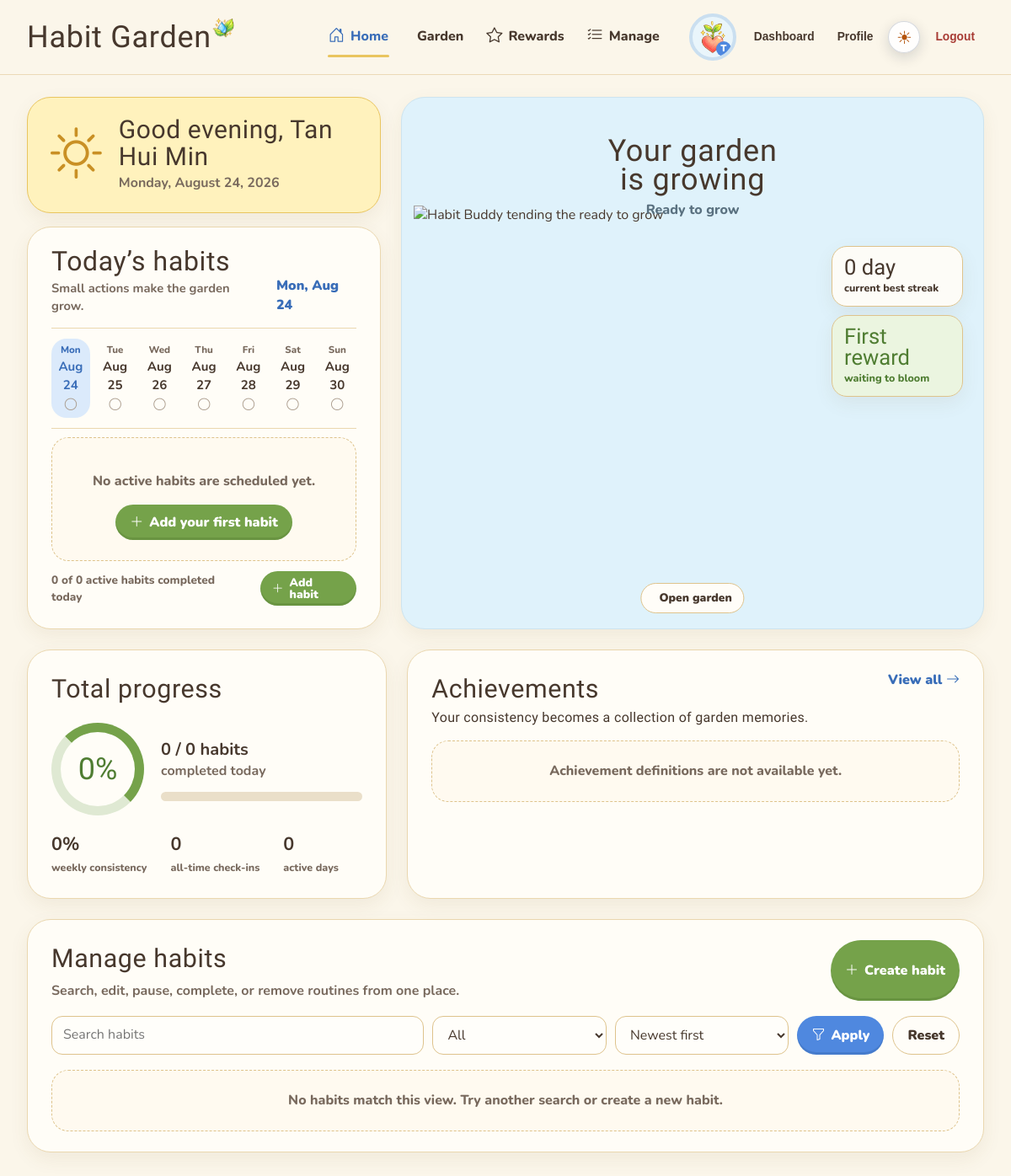
/modules/habit/index.php (signed in), run on an earlier commit of the app's database.
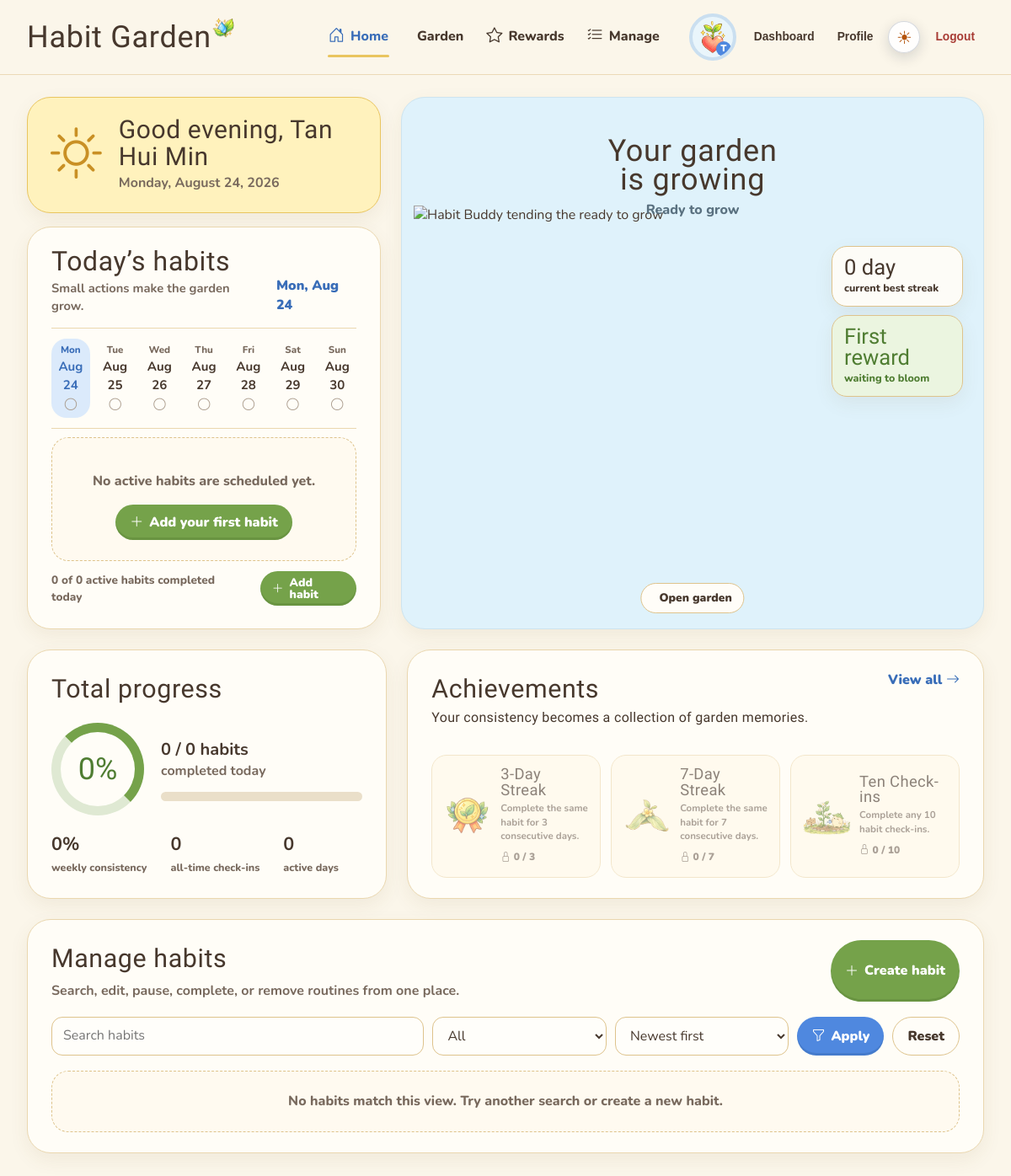
And on a later commit of the database.
### tables this page shows
CREATE TABLE `badge_types` (
  `badge_type_id` int(11) NOT NULL,
  `reward_code` varchar(50) NOT NULL,
  `reward_name` varchar(100) NOT NULL,
  `reward_description` varchar(255) NOT NULL,
  `requirement` int(10) UNSIGNED NOT NULL,
  `tree_tier` tinyint(3) UNSIGNED NOT NULL DEFAULT 1,
  `reward_type` enum('Badge','Decoration') NOT NULL,
  `slot` enum('Hat','Glasses','Clothes','Shoes','Background') DEFAULT NULL,
  `reward_asset` varchar(255) DEFAULT NULL
);

### includes/session_check.php (called while the page is built, shortened)
<?php
$logged_in_user_id = $_SESSION['user_id'];
?>

### modules/habit/habit_model.php (called while the page is built, shortened)
<?php
function habit_get_habits_by_user(
    mysqli $conn,
    int $userId,
    string $keyword = '',
    string $status = 'All',
    string $sort = 'newest'
): array {
    $allowedStatuses = ['All', 'Active', 'Paused', 'Completed', 'Archived'];
    $status = in_array($status, $allowedStatuses, true) ? $status : 'All';
    $orderSql = match ($sort) {
        'oldest' => 'h.created_at ASC, h.habit_id ASC',
        'az' => 'h.habit_name ASC, h.habit_id DESC',
        default => 'h.created_at DESC, h.habit_id DESC',
    };
    $sql = "SELECT
                h.habit_id,
                h.user_id,
                h.category_id,
                h.habit_name,
                h.habit_description,
                h.target_frequency,
                h.frequency_type,
                h.start_date,
                h.status,
                h.created_at,
                c.category_name,
                c.category_icon,
                EXISTS (
                    SELECT 1
                    FROM habit_logs hl
                    WHERE hl.habit_id = h.habit_id
                      AND hl.log_date = CURDATE()
                      AND hl.completed = 1
                ) AS completed_today
            FROM habits h
            LEFT JOIN habit_categories c ON c.category_id = h.category_id
            WHERE h.user_id = ?";
    $term = '%' . $keyword . '%';
    if ($keyword !== '' && $status !== 'All') {
        $sql .= ' AND (h.habit_name LIKE ? OR COALESCE(h.habit_description, \'\') LIKE ?) AND h.status = ?';
        $stmt = mysqli_prepare($conn, $sql . ' ORDER BY ' . $orderSql);
        if (!$stmt) {
            return [];
        }
        mysqli_stmt_bind_param($stmt, 'isss', $userId, $term, $term, $status);
    } else {
        $stmt = mysqli_prepare($conn, $sql . ' ORDER BY ' . $orderSql);
        mysqli_stmt_bind_param($stmt, 'i', $userId);
    }
    mysqli_stmt_execute($stmt);
    $rows = mysqli_fetch_all(mysqli_stmt_get_result($stmt), MYSQLI_ASSOC);
    return $rows;
}
function habit_get_longest_streak(mysqli $conn, int $userId): int
{
    $habits = habit_get_habits_by_user($conn, $userId);
    $best = 0;
    return $best;
}
function habit_get_stats(mysqli $conn, int $userId): array
{
    $stmt = mysqli_prepare(
        $conn,
        "SELECT
            COUNT(CASE WHEN h.status = 'Active' THEN 1 END) AS active_habits,
            SUM(CASE WHEN h.status = 'Active' AND EXISTS (
                SELECT 1 FROM habit_logs today_log
                WHERE today_log.habit_id = h.habit_id
                  AND today_log.log_date = CURDATE()
                  AND today_log.completed = 1
            ) THEN 1 ELSE 0 END) AS completed_today,
            (SELECT COUNT(*)
             FROM habit_logs all_logs
             INNER JOIN habits all_habits ON all_habits.habit_id = all_logs.habit_id
             WHERE all_habits.user_id = ? AND all_logs.completed = 1) AS total_checkins,
            (SELECT COUNT(DISTINCT day_logs.log_date)
             FROM habit_logs day_logs
             INNER JOIN habits day_habits ON day_habits.habit_id = day_logs.habit_id
             WHERE day_habits.user_id = ? AND day_logs.completed = 1) AS unique_days,
            (SELECT COUNT(DISTINCT week_logs.log_date)
             FROM habit_logs week_logs
             INNER JOIN habits week_habits ON week_habits.habit_id = week_logs.habit_id
             WHERE week_habits.user_id = ?
               AND week_logs.completed = 1
               AND week_logs.log_date >= DATE_SUB(CURDATE(), INTERVAL 6 DAY)) AS active_week_days
         FROM habits h
         WHERE h.user_id = ?"
    );
    mysqli_stmt_bind_param($stmt, 'iiii', $userId, $userId, $userId, $userId);
    mysqli_stmt_execute($stmt);
    $row = mysqli_fetch_assoc(mysqli_stmt_get_result($stmt)) ?: [];
    $active = (int) ($row['active_habits'] ?? 0);
    $completed = (int) ($row['completed_today'] ?? 0);
    $weekDays = (int) ($row['active_week_days'] ?? 0);
    return [
        'active_habits' => $active,
        'completed_today' => $completed,
        'today_progress' => $active > 0 ? (int) round($completed / $active * 100) : 0,
        'total_checkins' => (int) ($row['total_checkins'] ?? 0),
        'unique_days' => (int) ($row['unique_days'] ?? 0),
        'active_week_days' => $weekDays,
        'weekly_consistency' => (int) round($weekDays / 7 * 100),
        'longest_streak' => habit_get_longest_streak($conn, $userId),
    ];
}
function habit_get_reward_types(mysqli $conn): array
{
    $result = mysqli_query(
        $conn,
        "SELECT * FROM badge_types WHERE reward_type = 'Badge' ORDER BY tree_tier ASC, badge_type_id ASC"
    );
    return $result ? mysqli_fetch_all($result, MYSQLI_ASSOC) : [];
}
function habit_get_user_rewards(mysqli $conn, int $userId): array
{
    $stmt = mysqli_prepare(
        $conn,
        "SELECT hb.badge_id, hb.habit_id, hb.earned_date, bt.*
         FROM habit_badges hb
         INNER JOIN badge_types bt ON bt.badge_type_id = hb.badge_type_id
         WHERE hb.user_id = ? AND bt.reward_type = 'Badge'
         ORDER BY hb.earned_date DESC, bt.tree_tier DESC"
    );
    mysqli_stmt_bind_param($stmt, 'i', $userId);
    mysqli_stmt_execute($stmt);
    $rows = mysqli_fetch_all(mysqli_stmt_get_result($stmt), MYSQLI_ASSOC);
    return $rows;
}
function habit_get_reward_states(mysqli $conn, int $userId): array
{
    $stats = habit_get_stats($conn, $userId);
    $ownedIds = [];
    foreach (habit_get_user_rewards($conn, $userId) as $owned) {
        $ownedIds[(int) $owned['badge_type_id']] = $owned;
    }
    $states = [];
    foreach (habit_get_reward_types($conn) as $reward) {
        $code = (string) $reward['reward_code'];
        $requirement = max(1, (int) $reward['requirement']);
        $metric = str_starts_with($code, 'streak_')
            ? $stats['longest_streak']
            : $stats['total_checkins'];
        $badgeTypeId = (int) $reward['badge_type_id'];
        $unlocked = $metric >= $requirement;
        $states[] = $reward + [
            'progress' => min($metric, $requirement),
            'unlocked' => $unlocked,
            'earned_date' => $unlocked ? ($ownedIds[$badgeTypeId]['earned_date'] ?? null) : null,
        ];
    }
    return $states;
}

### modules/habit/index.php (the view, shortened to what the changed rows need)
<?php
require_once __DIR__ . '/../../includes/session_check.php';
require_once __DIR__ . '/../../config/database.php';
require_once __DIR__ . '/habit_model.php';
require_once __DIR__ . '/habit_ui.php';
$today = new DateTimeImmutable('today');
$todayKey = $today->format('Y-m-d');
$stats = habit_get_stats($conn, (int) $logged_in_user_id);
$rewardStates = habit_get_reward_states($conn, (int) $logged_in_user_id);
$weekStart = $today->modify('monday this week');
$weekEnd = $weekStart->modify('+6 days');
$completedDateSet = array_fill_keys(
    habit_get_completed_dates(
        $conn,
        (int) $logged_in_user_id,
        $weekStart->format('Y-m-d'),
        $weekEnd->format('Y-m-d')
    ),
    true
);
$weekDays = [];
for ($offset = 0; $offset < 7; $offset++) {
    $day = $weekStart->modify('+' . $offset . ' days');
    $key = $day->format('Y-m-d');
    $weekDays[] = [
        'short' => $day->format('D'),
        'date' => $day->format('M j'),
        'complete' => isset($completedDateSet[$key]),
        'today' => $key === $todayKey,
    ];
}
$timeHour = (int) date('G');
$greeting = $timeHour < 12 ? 'Good morning' : ($timeHour < 18 ? 'Good afternoon' : 'Good evening');
habit_render_head('Home', 'home');
?>
<section class="home-grid" aria-label="Habit Garden home">
    <div class="today-column">
        <section class="greeting-card" aria-labelledby="greeting-title">
            <div>
                <h1 id="greeting-title"><?= habit_e($greeting) ?>, <?= habit_e(habit_current_user_name()) ?></h1>
            </div>
        </section>
        <section class="today-card card" aria-labelledby="today-heading">
            <div class="section-heading">
                <div>
                    <h2 id="today-heading">Today’s habits</h2>
                </div>
            </div>
            <div class="week-strip" aria-label="This week’s completion history">
                <?php foreach ($weekDays as $day): ?>
                    <div class="week-day <?= $day['complete'] ? 'is-complete' : '' ?> <?= $day['today'] ? 'is-today' : '' ?>">
                        <span><?= habit_e($day['short']) ?></span>
                        <strong><?= habit_e($day['date']) ?></strong>
                        <i class="bi <?= $day['complete'] ? 'bi-check-circle-fill' : 'bi-circle' ?>" aria-hidden="true"></i>
                    </div>
                <?php endforeach; ?>
            </div>
        </section>
    </div>
    <section class="garden-card card" aria-labelledby="garden-heading">
        <div class="garden-card__copy">
            <h2 id="garden-heading">Your garden<br>is growing</h2>
        </div>
    </section>
</section>
<section class="summary-grid" aria-label="Progress and achievements">
    <article class="progress-card card">
        <h2>Total progress</h2>
    </article>
    <article class="achievement-card card">
        <div class="achievement-head">
            <div>
                <h2>Achievements</h2>
            </div>
            <a class="text-link" href="rewards.php">View all <i class="bi bi-arrow-right" aria-hidden="true"></i></a>
        </div>
        <?php if (!$rewardStates): ?>
            <div class="empty-state">Achievement definitions are not available yet.</div>
        <?php else: ?>
            <div class="achievement-list">
                <?php foreach (array_slice($rewardStates, 0, 3) as $reward): ?>
                    <?php $unlocked = $reward['unlocked']; ?>
                    <article class="achievement-item <?= $unlocked ? '' : 'is-locked' ?>">
                        <img src="<?= habit_e(habit_reward_art($reward)) ?>" alt="">
                        <div>
                            <h3><?= habit_e($reward['reward_name']) ?></h3>
                            <p><?= habit_e($reward['reward_description']) ?></p>
                            <span class="achievement-state">
                                <i class="bi <?= $unlocked ? 'bi-check-circle-fill' : 'bi-lock' ?>" aria-hidden="true"></i>
                                <?= $unlocked ? 'Earned' : habit_e($reward['progress'] . ' / ' . $reward['requirement']) ?>
                            </span>
                        </div>
                    </article>
                <?php endforeach; ?>
            </div>
        <?php endif; ?>
    </article>
</section>
<section class="manage-panel card" id="manage" aria-labelledby="manage-heading">
    <div class="manage-head">
        <div>
            <h2 id="manage-heading">Manage habits</h2>
        </div>
    </div>
</section>
<?php habit_render_footer(); ?>

### modules/habit/habit_ui.php (shortened to what the changed rows need)
<?php
require_once __DIR__ . '/../../includes/shared_navbar.php';
function habit_e($value): string
{
    return htmlspecialchars((string) $value, ENT_QUOTES, 'UTF-8');
}
function habit_current_user_name(): string
{
    $name = $_SESSION['username'] ?? $_SESSION['name'] ?? $_SESSION['user_name'] ?? 'Friend';
    return trim((string) $name) !== '' ? trim((string) $name) : 'Friend';
}
function habit_render_head(string $title, string $activePage = ''): void
{
    $pages = [
        'home' => ['label' => 'Home', 'href' => 'index.php', 'icon' => 'bi-house-door'],
        'garden' => ['label' => 'Garden', 'href' => 'garden.php', 'icon' => 'bi-leaf'],
        'rewards' => ['label' => 'Rewards', 'href' => 'rewards.php', 'icon' => 'bi-star'],
        'manage' => ['label' => 'Manage', 'href' => 'index.php#manage', 'icon' => 'bi-list-check'],
    ];
    ?>
<!doctype html>
<html lang="en">
<head>
    <link rel="stylesheet" href="https://cdn.jsdelivr.net/npm/bootstrap-icons@1.11.3/font/bootstrap-icons.min.css">
    <link rel="stylesheet" href="../../assets/css/theme.css">
    <link rel="stylesheet" href="habit-garden.css">
</head>
<body>
<header class="site-header">
    <div class="site-header__inner">
        <nav class="site-nav" aria-label="Habit Garden navigation">
            <?php foreach ($pages as $key => $page): ?>
                <a class="<?= $activePage === $key ? 'is-active' : '' ?>" href="<?= habit_e($page['href']) ?>">
                    <i class="bi <?= habit_e($page['icon']) ?>" aria-hidden="true"></i>
                    <span><?= habit_e($page['label']) ?></span>
                </a>
            <?php endforeach; ?>
        </nav>
    </div>
</header>
<main class="page-shell">
<?php
}
    ?>
    <?php
function habit_render_footer(): void
{
    ?>
</main>
</body>
</html>
<?php
}
function habit_reward_art(array $reward): string
{
    $code = strtolower((string) ($reward['reward_code'] ?? ''));
    if (str_contains($code, 'streak_3')) {
        return '../../assets/habit/streak-medal-sticker.png';
    }
    if (str_contains($code, 'streak_7')) {
        return '../../assets/habit/leaf-hat-sticker.png';
    }
    return '../../assets/habit/habit-garden-hero.png';
}
    ?>

What changed in the data, as far as the page shows it:
added badge_types: shows a picture, reward_name "3-Day Streak", reward_description "Complete the same habit for 3 consecutive days.", requirement "0 / 3"
added badge_types: shows a picture, reward_name "7-Day Streak", reward_description "Complete the same habit for 7 consecutive days.", requirement "0 / 7"
added badge_types: shows a picture, reward_name "Ten Check-ins", reward_description "Complete any 10 habit check-ins.", requirement "0 / 10"
Also different on the page:
text no longer shown: "Achievement definitions are not available yet."
